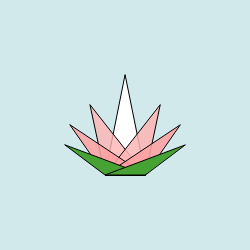
Frame 1 (no input)
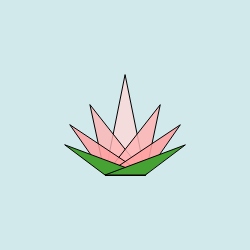
Frame 60 (no input)
Frame 120 (the mouse pressed at the canvas centre since frame 60): identical to frame 60, image omitted

The p5.js sketch that drew these frames (run headless with seeded random() and noise() and a simulated clock; from frame 60 on, the mouse is pressed at the canvas centre):

// p5.js sketch
// ── sketch.js
function setup() {
  createCanvas(250, 250);
}

function draw() {
 background(210,233,236);
  triangle (125,75,105,175,145,175);
  fill(255,181,181,205);
  triangle(90,105,105,175,145,175);
  fill(255,181,181,215);
  triangle(160,105,105,175,145,175);
  fill(255,161,161,215);
  triangle(70,125,105,175,145,175);
  fill(255,161,161,225);
  triangle (180,125,105,175,145,175);
  fill(70,162,50)
  triangle(65,145,105,175,145,175);
  fill(70,162,50);
  triangle(185,145,105,175,145,175);
  fill(255,216,216,195);
}
